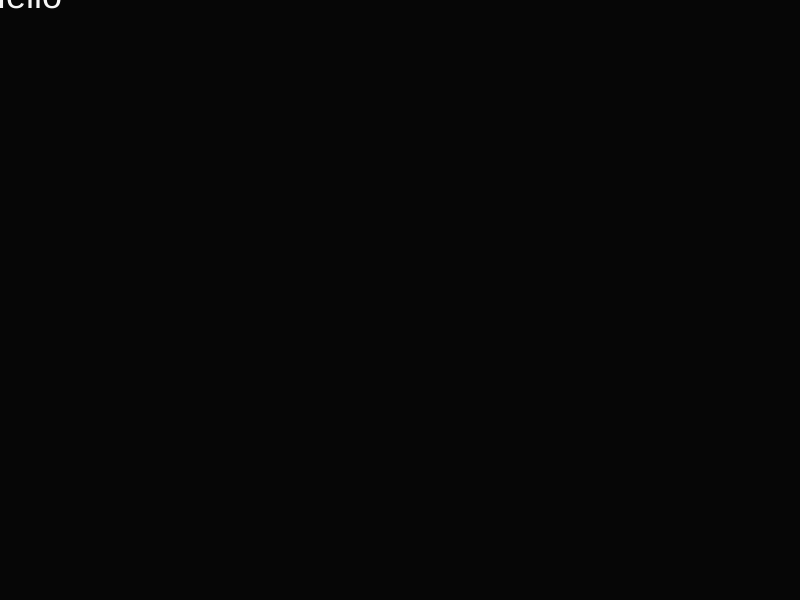
Frame 1 (no input)
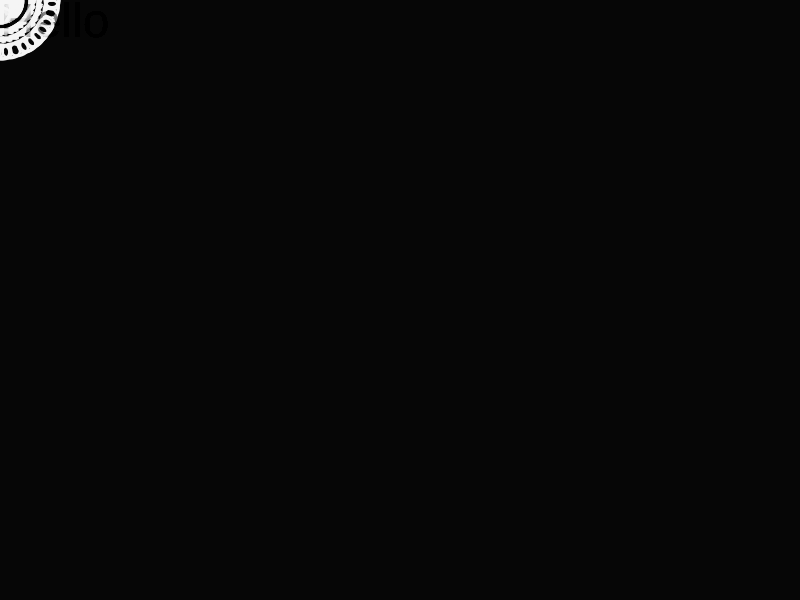
Frame 60 (no input)
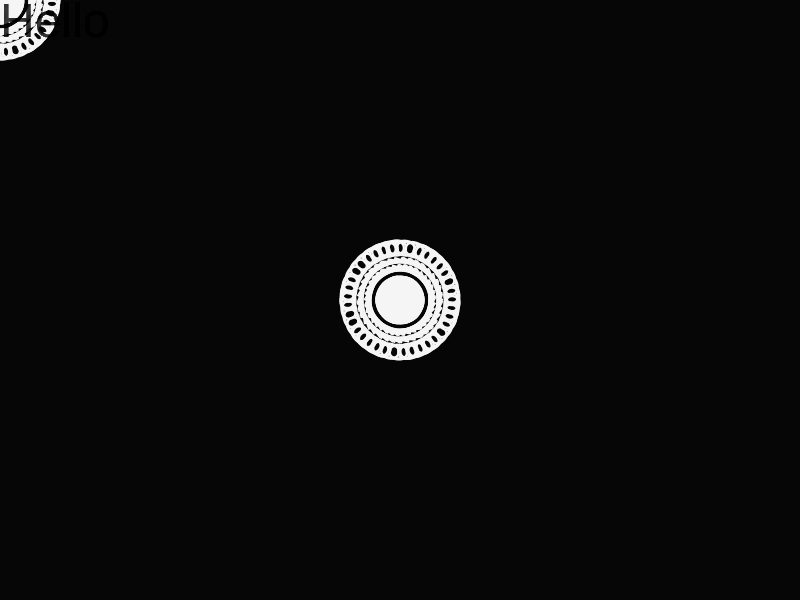
Frame 120 (the mouse pressed at the canvas centre since frame 60)

The p5.js sketch that drew these frames (run headless with seeded random() and noise() and a simulated clock; from frame 60 on, the mouse is pressed at the canvas centre):

// p5.js sketch
// ── sketch.js
var r =  0;


function setup() {
createCanvas(800, 600);

  background(6);
  rectMode(CENTER);
  
  
  noStroke();
  smooth();
  
}

function draw() {
  //text('Hello', 0, 0, 40, 40);
  //fill(random(0,255));
  
  fill(0, 0, 0, 5);
  
  text('Hello', width/2, height/2, width, height);
  textSize(36);

  fill(245);
  translate(mouseX, mouseY);
  rotate(r);
  text('Hello', 0, 0, 40, 40);
  textSize(48);
  r = r + 1.02;
  
}

function keyPressed() {

  if (key == " ") background(255);
    
}
